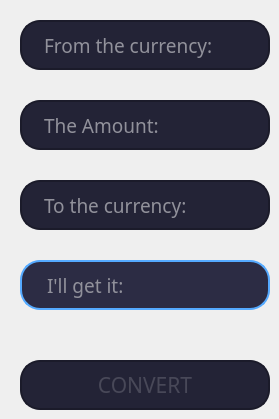
      <widget class="QWidget" name="Converter">
       <attribute name="title">
        <string>Конвертер</string>
       </attribute>
       <widget class="QLineEdit" name="Input_currency">
        <property name="geometry">
         <rect>
          <x>20</x>
          <y>20</y>
          <width>250</width>
          <height>50</height>
         </rect>
        </property>
        <property name="font">
         <font>
          <family>MS Reference Sans Serif</family>
          <pointsize>14</pointsize>
         </font>
        </property>
        <property name="styleSheet">
         <string notr="true">QLineEdit {
	border: 2px solid rgb(27, 27, 42);
	border-radius: 20px;
	color: #FFF;
	padding-left: 20px ;
	padding-right: 20px;
	background-color: rgb(35, 35, 54);
}
QLineEdit:hover {
	border: 2px solid rgb(46, 46, 71);
}
QLineEdit:focus {
	border: 2px solid rgb(85, 170, 255);
	background-color: rgb(44, 44, 68);
}</string>
        </property>
        <property name="placeholderText">
         <string>From the currency:</string>
        </property>
       </widget>
       <widget class="QLineEdit" name="Input_amount">
        <property name="geometry">
         <rect>
          <x>20</x>
          <y>100</y>
          <width>250</width>
          <height>50</height>
         </rect>
        </property>
        <property name="font">
         <font>
          <family>MS Reference Sans Serif</family>
          <pointsize>14</pointsize>
         </font>
        </property>
        <property name="styleSheet">
         <string notr="true">QLineEdit {
	border: 2px solid rgb(27, 27, 42);
	border-radius: 20px;
	color: #FFF;
	padding-left: 20px ;
	padding-right: 20px;
	background-color: rgb(35, 35, 54);
}
QLineEdit:hover {
	border: 2px solid rgb(46, 46, 71);
}
QLineEdit:focus {
	border: 2px solid rgb(85, 170, 255);
	background-color: rgb(44, 44, 68);
}</string>
        </property>
        <property name="placeholderText">
         <string>The Amount:</string>
        </property>
       </widget>
       <widget class="QLineEdit" name="Output_currency">
        <property name="geometry">
         <rect>
          <x>20</x>
          <y>180</y>
          <width>250</width>
          <height>50</height>
         </rect>
        </property>
        <property name="font">
         <font>
          <family>MS Reference Sans Serif</family>
          <pointsize>14</pointsize>
         </font>
        </property>
        <property name="styleSheet">
         <string notr="true">QLineEdit {
	border: 2px solid rgb(27, 27, 42);
	border-radius: 20px;
	color: #FFF;
	padding-left: 20px ;
	padding-right: 20px;
	background-color: rgb(35, 35, 54);
}
QLineEdit:hover {
	border: 2px solid rgb(46, 46, 71);
}
QLineEdit:focus {
	border: 2px solid rgb(85, 170, 255);
	background-color: rgb(44, 44, 68);
}</string>
        </property>
        <property name="placeholderText">
         <string>To the currency:</string>
        </property>
       </widget>
       <widget class="QPushButton" name="Convert_Button">
        <property name="geometry">
         <rect>
          <x>20</x>
          <y>360</y>
          <width>250</width>
          <height>50</height>
         </rect>
        </property>
        <property name="font">
         <font>
          <family>Segoe MDL2 Assets</family>
          <pointsize>16</pointsize>
         </font>
        </property>
        <property name="styleSheet">
         <string notr="true">QPushButton {
	border: 2px solid rgb(27, 27, 42);
	border-radius: 20px;
	color: rgb(72, 72, 88);
	padding-left: 20px ;
	padding-right: 20px;
	background-color: rgb(35, 35, 54);
	
}
QPushButton:hover {
	border: 2px solid rgb(46, 46, 71);
}
QPushButton:pressed {
	border: 2px solid rgb(85, 170, 255);
	background-color: rgb(44, 44, 68);
	color: rgb(85, 170, 255)
	
}</string>
        </property>
        <property name="text">
         <string>CONVERT</string>
        </property>
       </widget>
       <widget class="QLabel" name="Output_amount">
        <property name="geometry">
         <rect>
          <x>20</x>
          <y>260</y>
          <width>250</width>
          <height>50</height>
         </rect>
        </property>
        <property name="font">
         <font>
          <family>MS Reference Sans Serif</family>
          <pointsize>14</pointsize>
         </font>
        </property>
        <property name="styleSheet">
         <string notr="true">QLabel {
	border-radius: 20px;
	color: rgb(145, 145, 155);
	padding-left: 20px ;
	padding-right: 20px;
	border: 2px solid rgb(85, 170, 255);
	background-color: rgb(44, 44, 68);
}


</string>
        </property>
        <property name="text">
         <string>I'll get it:</string>
        </property>
       </widget>
      </widget>
